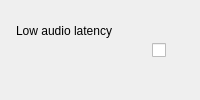
          <widget class="QFrame" name="cardLowAudioLatency">
           <property name="frameShape">
            <enum>QFrame::NoFrame</enum>
           </property>
           <property name="cssClass" stdset="0">
            <string notr="true">settingCard</string>
           </property>
           <layout class="QHBoxLayout" name="cardLowAudioLatencyLayout" stretch="1,0">
            <property name="spacing">
             <number>16</number>
            </property>
            <property name="leftMargin">
             <number>16</number>
            </property>
            <property name="topMargin">
             <number>12</number>
            </property>
            <property name="rightMargin">
             <number>16</number>
            </property>
            <property name="bottomMargin">
             <number>12</number>
            </property>
            <item>
             <layout class="QVBoxLayout" name="cardLowAudioLatencyText">
              <property name="spacing">
               <number>2</number>
              </property>
              <item>
               <widget class="QLabel" name="lbLowAudioLatency">
                <property name="text">
                 <string>Low audio latency</string>
                </property>
                <property name="cssClass" stdset="0">
                 <string notr="true">cardTitle</string>
                </property>
               </widget>
              </item>
              <item>
               <widget class="QLabel" name="lbDescLowAudioLatency">
                <property name="text">
                 <string notr="true"/>
                </property>
                <property name="wordWrap">
                 <bool>true</bool>
                </property>
                <property name="cssClass" stdset="0">
                 <string notr="true">cardDescription</string>
                </property>
               </widget>
              </item>
             </layout>
            </item>
            <item>
             <widget class="QCheckBox" name="cbLowAudioLatency">
              <property name="minimumSize">
               <size>
                <width>32</width>
                <height>32</height>
               </size>
              </property>
              <property name="text">
               <string notr="true"/>
              </property>
             </widget>
            </item>
           </layout>
          </widget>
